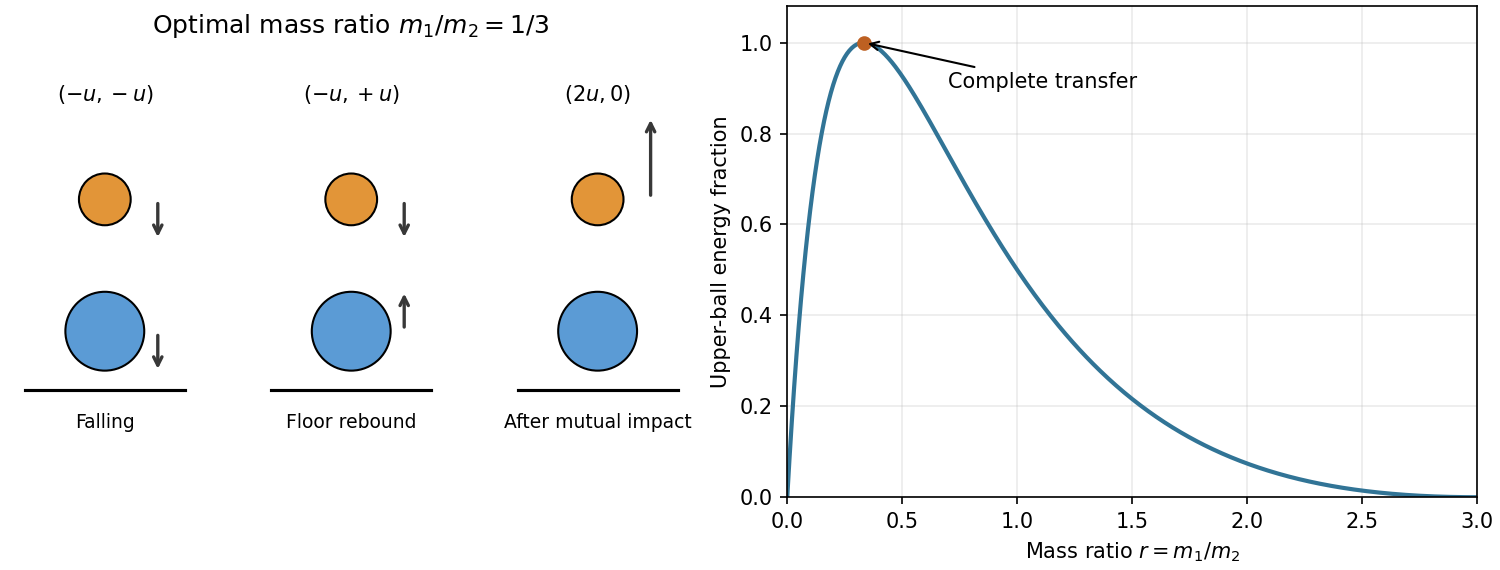

Reproduce this figure in Python.
"""Original CP1 collision illustration. Python 3.14; numpy 2.3.5; matplotlib 3.10.7.
Writes only the matching opaque PNG in the current working directory.
"""
import numpy as np
import matplotlib
matplotlib.use('Agg')
import matplotlib.pyplot as plt
from matplotlib.patches import Circle
fig,axs=plt.subplots(1,2,figsize=(10,3.8),layout='constrained',facecolor='white')
a=axs[0]
for x,title,v1,v2 in [(0,'Falling',-1,-1),(2,'Floor rebound',-1,1),(4,'After mutual impact',2,0)]:
 a.plot([x-.65,x+.65],[0,0],color='black',lw=1.5)
 a.add_patch(Circle((x,1.55),.21,facecolor='#e29538',edgecolor='black'))
 a.add_patch(Circle((x,.48),.32,facecolor='#5b9bd5',edgecolor='black'))
 for y,v in [(1.55,v1),(.48,v2)]:
  if v:a.annotate('',xy=(x+.43,y+.34*v),xytext=(x+.43,y),arrowprops=dict(arrowstyle='->',color='#383838',lw=1.6))
 a.text(x,-.18,title,ha='center',va='top',fontsize=9)
 a.text(x,2.35,r'$(-u,-u)$' if x==0 else (r'$(-u,+u)$' if x==2 else r'$(2u,0)$'),ha='center')
a.set(xlim=(-.8,4.8),ylim=(-.55,2.8),aspect='equal');a.axis('off');a.set_title(r'Optimal mass ratio $m_1/m_2=1/3$')
r=np.linspace(0,3,601);f=r*(3-r)**2/(1+r)**3
axs[1].plot(r,f,lw=2,color='#317496');axs[1].plot([1/3],[1],'o',color='#bd6022');axs[1].annotate('Complete transfer',xy=(1/3,1),xytext=(.7,.9),arrowprops=dict(arrowstyle='->'))
axs[1].set(xlabel=r'Mass ratio $r=m_1/m_2$',ylabel='Upper-ball energy fraction',xlim=(0,3),ylim=(0,1.08));axs[1].grid(alpha=.25)
fig.savefig('2013-resit-double-ball-bounce.png',dpi=150,facecolor='white',metadata={'Software':'Matplotlib'})
